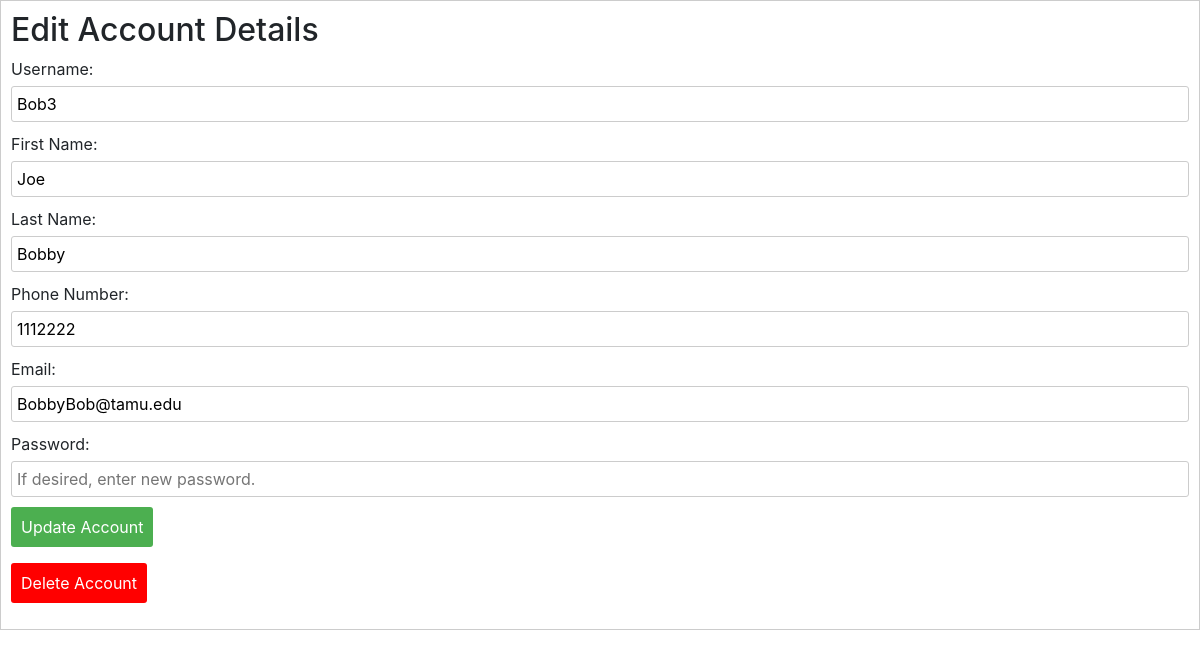
Page /website_files/login/update_account_cust.php (signed in) on the committed database.
### tables this page shows
CREATE TABLE `users` (
  `User_ID` int(10) UNSIGNED NOT NULL,
  `FName` varchar(45) NOT NULL,
  `LName` varchar(45) NOT NULL,
  `Phone_NO` int(10) NOT NULL,
  `Email` varchar(60) NOT NULL,
  `Username` varchar(45) NOT NULL,
  `Password` varchar(45) NOT NULL,
  `User_Type` varchar(30) NOT NULL
);

### website_files/login/update_account_cust.php (the view, shortened to what this page needs)
<?php
include "../res/head.php";
$stmt = $conn->prepare('SELECT username, password, email, fname, lname, phone_no FROM users WHERE user_id = ?');
$stmt->bind_param('i', $_SESSION['id']);
$stmt->execute();
$stmt->bind_result($username, $password, $email, $fname, $lname, $phone_no);
?>
<!DOCTYPE html>
<html>
	<head>
		<link href="test.css" rel="stylesheet" type="text/css">
		<link rel="stylesheet" href="https://cdnjs.cloudflare.com/ajax/libs/font-awesome/6.2.0/css/all.min.css">
	</head>
	<body class="loggedin">
		<div class="account-form">
			<h2>Edit Account Details</h2>
			<form method="post" action="update_account_handler_c.php">
                <label for="name">Username:</label>
                <input type="text" name="username" placeholder="<?php echo $username; ?>" value="<?=$username?>" required />
                <label for="name">First Name:</label>
                <input type="text" name="fname" placeholder="<?php echo $fname; ?>" value="<?php echo $fname; ?>" required />
                <label for="name">Last Name:</label>
                <input type="text" name="lname" placeholder="<?php echo $lname; ?>" value="<?php echo $lname; ?>" required />
                <label for="email">Phone Number:</label>
                <input type="text" name="phone_no" placeholder="<?php echo $phone_no?>" value="<?php echo $phone_no; ?>" required />
                <label for="email">Email:</label>
                <input type="email" name="email" placeholder="<?php echo $email?>" value="<?php echo $email; ?>" required />
                <label for="password">Password:</label>
                <input type="password" name="new_password" placeholder="If desired, enter new password." />
                <button type="submit" name="update">Update Account</button>
			</form>
            <form method="post" action="delete_account.php">
				<button onclick="return showWarning()" type="submit" name="delete">
                    Delete Account
                </button>
			</form>
		</div>
    </body>
</html>

### website_files/login/test.css (style rules this page uses)
.account-form { border: 1px solid #ccc; padding: 10px; margin-bottom: 20px; }
.account-form h2 { margin-top: 0; }
.account-form label { display: block; margin-bottom: 5px; }
.account-form input[type="text"], .account-form input[type="email"], .account-form input[type="password"] { width: 100%; padding: 5px; margin-bottom: 10px; border: 1px solid #ccc; border-radius: 3px; }
.account-form form:nth-child(2) button[type="submit"] { background-color: #4CAF50; color: white; padding: 8px 10px; border: none; border-radius: 3px; cursor: pointer; }
.account-form form:nth-child(3) button[type="submit"] { background-color: red; text-align: center; color: white; padding: 8px 10px; border: none; border-radius: 3px; cursor: pointer; }

### rows in the picture
users: username "Bob3", fname "Joe", lname "Bobby", phone_no "1112222", email "BobbyBob@tamu.edu"
